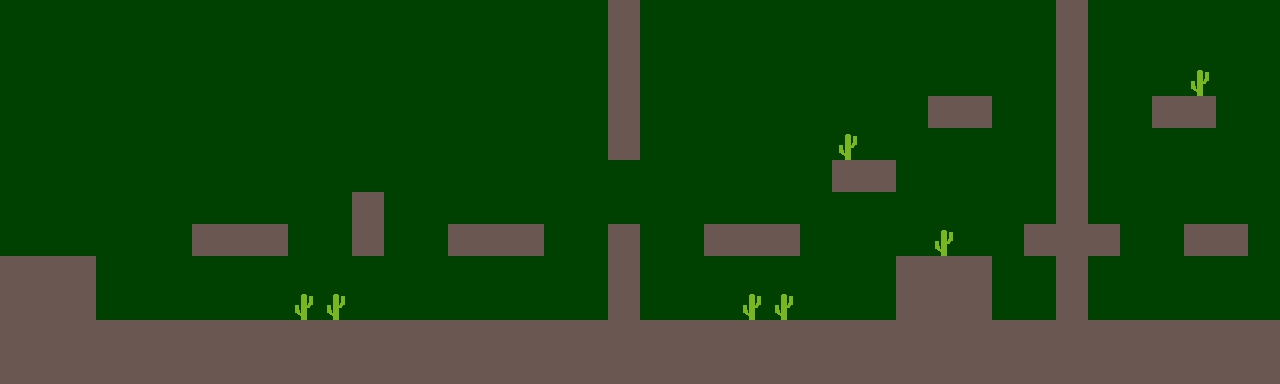

This game map was drawn from its Tiled (.tmx) file and the tilesets committed beside it. A one-line description and the full map source follow:
An orthogonal 40x12 tile map with 32x32 px tiles, 1 tile layer (Capa de patrones 1) and 33 objects (3x coin, 3x enemigo2, 3x pinchos, player, puerta).

<map version="1.10" tiledversion="1.10.1" orientation="orthogonal" renderorder="right-down" width="40" height="12" tilewidth="32" tileheight="32" infinite="0" nextlayerid="5" nextobjectid="43">
 <tileset firstgid="1" source="Spritesheet.tsx" />
 <layer id="1" name="Capa de patrones 1" width="40" height="12">
  <data encoding="csv">
7,7,7,7,7,7,7,7,7,7,7,7,7,7,7,7,7,7,7,6,7,7,7,7,7,7,7,7,7,7,7,7,7,6,7,7,7,7,7,7,
7,7,7,7,7,7,7,7,7,7,7,7,7,7,7,7,7,7,7,6,7,7,7,7,7,7,7,7,7,7,7,7,7,6,7,7,7,7,7,7,
7,7,7,7,7,7,7,7,7,7,7,7,7,7,7,7,7,7,7,6,7,7,7,7,7,7,7,7,7,7,7,7,7,6,7,7,7,9,7,7,
7,7,7,7,7,7,7,7,7,7,7,7,7,7,7,7,7,7,7,6,7,7,7,7,7,7,7,7,7,6,6,7,7,6,7,7,6,6,7,7,
7,7,7,7,7,7,7,7,7,7,7,7,7,7,7,7,7,7,7,6,7,7,7,7,7,7,9,7,7,7,7,7,7,6,7,7,7,7,7,7,
7,7,7,7,7,7,7,7,7,7,7,7,7,7,7,7,7,7,7,7,7,7,7,7,7,7,6,6,7,7,7,7,7,6,7,7,7,7,7,7,
7,7,7,7,7,7,7,7,7,7,7,6,7,7,7,7,7,7,7,7,7,7,7,7,7,7,7,7,7,7,7,7,7,6,7,7,7,7,7,7,
7,7,7,7,7,7,6,6,6,7,7,6,7,7,6,6,6,7,7,6,7,7,6,6,6,7,7,7,7,9,7,7,6,6,6,7,7,6,6,7,
6,6,6,7,7,7,7,7,7,7,7,7,7,7,7,7,7,7,7,6,7,7,7,7,7,7,7,7,6,6,6,7,7,6,7,7,7,7,7,7,
6,6,6,7,7,7,7,7,7,9,9,7,7,7,7,7,7,7,7,6,7,7,7,9,9,7,7,7,6,6,6,7,7,6,7,7,7,7,7,7,
6,6,6,6,6,6,6,6,6,6,6,6,6,6,6,6,6,6,6,6,6,6,6,6,6,6,6,6,6,6,6,6,6,6,6,6,6,6,6,6,
6,6,6,6,6,6,6,6,6,6,6,6,6,6,6,6,6,6,6,6,6,6,6,6,6,6,6,6,6,6,6,6,6,6,6,6,6,6,6,6
</data>
 </layer>
 <objectgroup id="4" name="ParaSaltar">
  <object id="41" x="-2" y="64" width="1281.64" height="319.667" />
 </objectgroup>
 <objectgroup id="2" name="Plataforma">
  <object id="1" x="-0.181818" y="320" width="1280.09" height="63.9394" />
  <object id="2" x="0.25" y="256" width="95.5" height="63.75" />
  <object id="3" x="191.875" y="224" width="96.125" height="31.875" />
  <object id="4" x="447.998" y="224.244" width="96.125" height="31.875" />
  <object id="5" x="704.241" y="224.184" width="96.125" height="31.875" />
  <object id="6" x="832" y="159.818" width="64.3636" height="32.3636" />
  <object id="7" x="927.96" y="96.0881" width="64.0483" height="31.9573" />
  <object id="8" x="1151.95" y="96.2032" width="64.0483" height="31.9573" />
  <object id="9" x="1184.04" y="224.084" width="64.0483" height="31.9573" />
  <object id="10" x="352.667" y="192" width="31.3333" height="64.3333" />
  <object id="11" x="608" y="1.33333" width="32.3333" height="158.667" />
  <object id="14" x="1056" y="96" width="32" height="223.636" />
  <object id="15" x="1056.13" y="-0.0625" width="31.875" height="32.0625" />
  <object id="16" x="1247.92" y="128.083" width="31.8125" height="32" />
  <object id="17" x="896.25" y="256.016" width="95.625" height="63.9844" />
  <object id="18" x="607.875" y="223.994" width="32.0625" height="95.6533" />
  <object id="19" x="1024" y="223.909" width="32.0909" height="32.0909" />
  <object id="20" x="1088" y="224.091" width="32" height="32.0909" />
 </objectgroup>
 <objectgroup id="3" name="Objetos">
  <object id="21" type="player" gid="1" x="30.6667" y="224" width="32" height="32" />
  <object id="23" type="coin" gid="4" x="417.333" y="192" width="32" height="32" />
  <object id="24" type="coin" gid="4" x="736.667" y="162.667" width="32" height="32" />
  <object id="25" type="coin" gid="4" x="1120" y="190" width="32" height="32" />
  <object id="26" type="enemigo2" gid="5" x="575.708" y="319.833" width="32" height="32">
   <properties>
    <property name="movi" type="object" value="27" />
   </properties>
  </object>
  <object id="27" x="123.333" y="286">
   <point />
  </object>
  <object id="30" type="enemigo2" gid="5" x="864.182" y="319.636" width="32" height="32">
   <properties>
    <property name="movi" type="object" value="31" />
   </properties>
  </object>
  <object id="31" x="664" y="293">
   <point />
  </object>
  <object id="32" type="enemigo2" gid="5" x="1248.45" y="319.818" width="32" height="32">
   <properties>
    <property name="movi" type="object" value="33" />
   </properties>
  </object>
  <object id="33" x="1102.57" y="292.614">
   <point />
  </object>
  <object id="37" type="pinchos" gid="8" x="1007" y="319.333" width="32" height="32" />
  <object id="38" type="pinchos" gid="8" x="223.727" y="223.455" width="32" height="32" />
  <object id="39" type="puerta" gid="3" x="1248.71" y="57.625" width="32" height="32">
   <properties>
    <property name="SiguienteNivel" value="nivel15.tmx" />
   </properties>
  </object>
  <object id="40" type="pinchos" gid="8" x="735" y="222" width="32" height="32" />
 </objectgroup>
</map>
